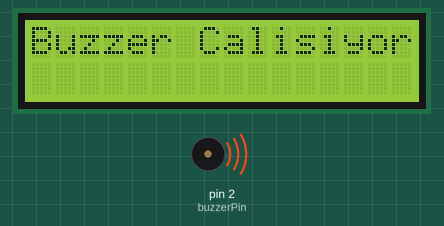
Bench run of a sketch on a simulated Arduino Uno, built with avr-gcc and run on an emulated ATmega328P. Parts: 16×2 character LCD, buzzer (waves = sounding).

Above: at 0.6 s.
At 2.6 s:
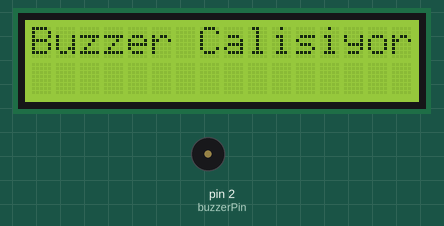
Timing chart, 0 to 4.1 s (numbered marks = the images above):
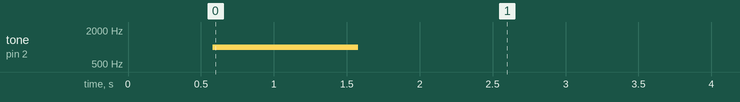

The sketch:

buzzer_lcd.ino
```cpp
#include <Wire.h>                  // I2C kütüphanesini dahil et
#include <LiquidCrystal_I2C.h>      // I2C LCD kütüphanesini dahil et

LiquidCrystal_I2C lcd(0x27, 16, 2); // LCD'nin I2C adresi (0x27) ve boyutu (16 sütun, 2 satır)

const int buzzerPin = 2;  // Buzzer'ın bağlı olduğu pin

void setup() {
  lcd.init();              // LCD'yi başlat
  lcd.backlight();         // Arka ışığı aç
  delay(500);              // LCD ekranın başlatılması için kısa bir bekleme süresi

  pinMode(buzzerPin, OUTPUT);  // Buzzer pinini çıkış olarak ayarla

  // LCD ekranda mesaj yazdır
  lcd.setCursor(0, 0);   // İlk satır, ilk sütun
  lcd.print("Buzzer Calisiyor");

  // Buzzer'ı çalıştır
  tone(buzzerPin, 1000);  // 1000 Hz frekansında ses çıkar
  delay(1000);            // 1 saniye bekle

  // Buzzer'ı durdur
  noTone(buzzerPin);      // Buzzer'ı durdur

  // Mesajı sil
  lcd.clear();            // LCD ekranı temizle
  delay(1000);            // 1 saniye bekle

  // Mesajı tekrar yazdır
  lcd.setCursor(0, 0);    // İlk satır, ilk sütun
  lcd.print("Buzzer Calisiyor");

}

void loop() {
  // Loop kısmında herhangi bir işlem yapmıyoruz, sadece setup kısmındaki işlemleri bir kez yapıyoruz
}
```

Measured:
- what the display in image 0 shows lasts 1.0 s, from 0.6 s to 1.6 s
